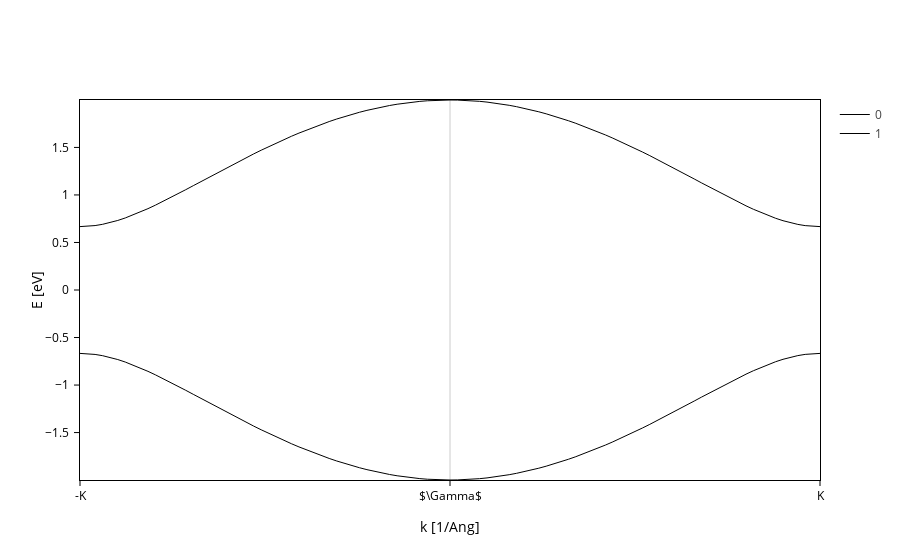

The notebook cell this image was saved under:
### Code cell
band = sisl.BandStructure(H, [[-0.5, 0.0, 0], [0., 0., 0], [0.5, 0.0, 0]], 100,
                              ['-K', r'$\Gamma$', 'K'])
eigs = band.apply.array.eig()
band.plot(Erange=[-3, 3])
